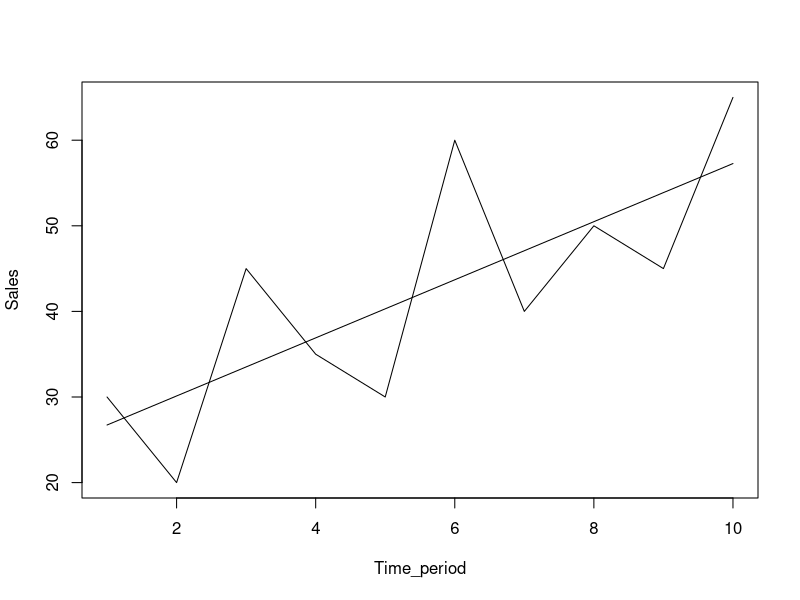
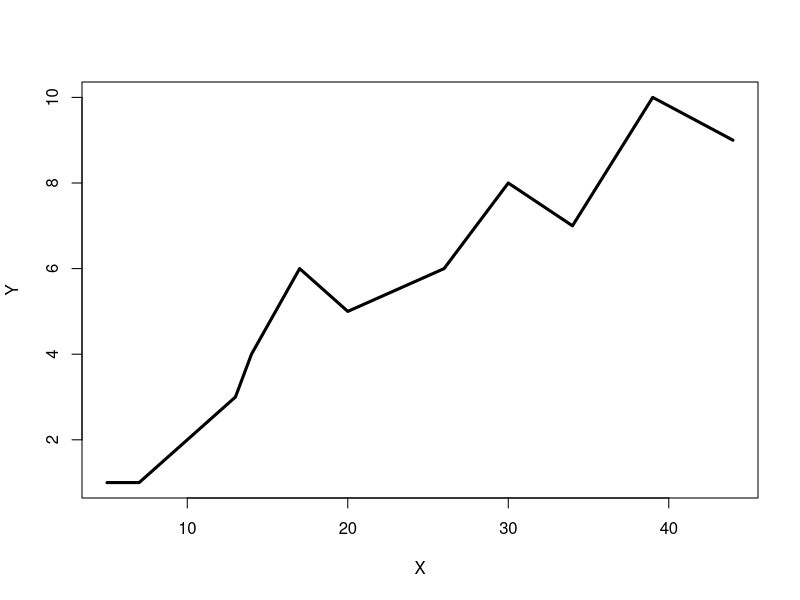
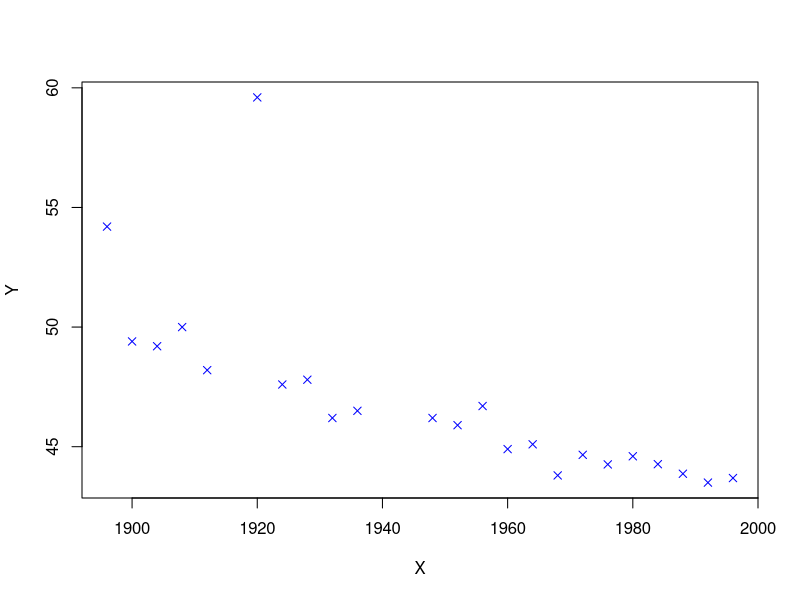
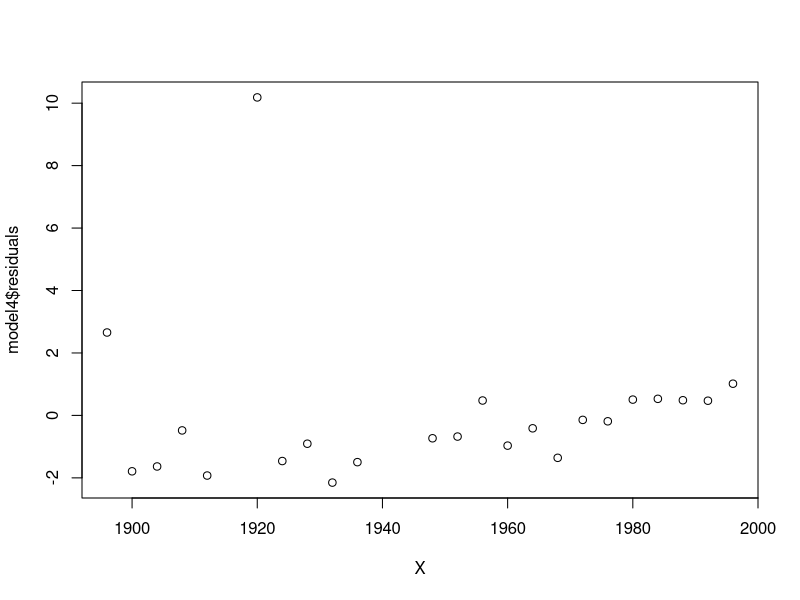
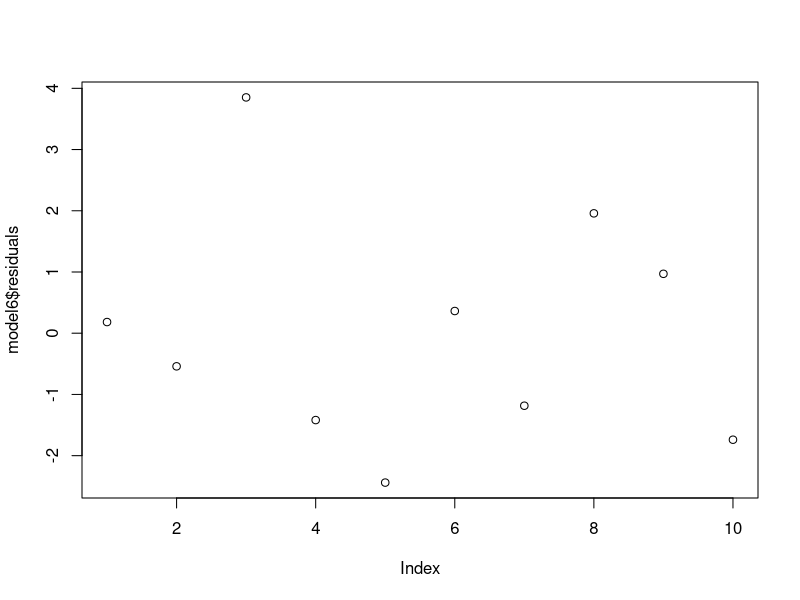

Source code (R) for these figures, in order:
######################################
############# Question 1 #############
######################################

Time_period = 1:10
Sales = c(30,20,45,35,30,60,40,50,45,65)

# part a
mean(Sales)
mean(Time_period)

# part b
model1 = lm(Sales~Time_period)

# part c
# Note we could also use the predict function
fitted_sales = model1$coefficients[1]+model1$coefficients[2]*Time_period

# part d
plot(Time_period,Sales,type='l')
lines(Time_period,fitted_sales)




######################################
############# Question 2 #############
######################################



Unit_produced = c(5,2,8,4,6)
Total_cost = c(25,11,34,23,32)

# part a
model2= lm(Total_cost~Unit_produced)


# part b

Covariance = (sum(c(Unit_produced-mean(Unit_produced))*(c(Total_cost-mean(Total_cost))) ))/(length(Total_cost)-1)
sample_var_x=sum(c(Unit_produced-mean(Unit_produced))^2)/(length(Total_cost)-1)
sample_var_y=sum(c(Total_cost-mean(Total_cost))^2)/(length(Total_cost)-1)

Covariance/sqrt(sample_var_x*sample_var_y)

#using built in R function

cor(Unit_produced,Total_cost)


# part c
Y_fitted =  model2$coefficients[1]+model2$coefficients[2]*Unit_produced
cor(Total_cost,Y_fitted)^2

# R^2 is also shown in the summary function
summary(model2)


######################################
############# Question 3 #############
######################################

# Ozone
X <-c(5, 7, 13, 14, 17, 20, 26, 30, 34, 39, 44)
# Melanoma
Y <-c(1, 1, 3, 4, 6, 5, 6, 8, 7, 10, 9)

# part a
plot(X,Y,type='l',lwd=3)
model3 = lm(Y~X)

# part b  - look for R^2 in summary
summary(model3)


# part c
model3$coefficients[1]+model3$coefficients[2]*40


# part d
# For the confidence interval, we need the sample standard error

Y_fitted = model3$coefficients[1]+model3$coefficients[2]*X

Standard_error_residual = sqrt(sum((Y-Y_fitted)^2)/(length(X)-2))

Standard_error_coeff = Standard_error_residual*sqrt(1/(sum(c(X-mean(X))^2)))

# take quantiles from the student t distribution  
lower_CI = model3$coefficients[2]- qt(0.975,length(X)-2)*Standard_error_coeff
upper_CI=model3$coefficients[2]+ qt(0.975,length(X)-2)*Standard_error_coeff

c(lower_CI,upper_CI)


# part e
#  Look at the F statistic in the last line of the summary. A very small p-value suggests there is statistically significant evidence the model is useful.
summary(model3)



######################################
############# Question 4 #############
######################################


# Year
X <-c(1896, 1900, 1904, 1908, 1912, 1920, 1924, 1928, 1932, 1936, 1948, 1952,1956, 1960, 1964, 1968, 1972, 1976, 1980, 1984, 1988, 1992, 1996)
# Time
Y <-c(54.2, 49.4, 49.2, 50, 48.2, 59.6, 47.6, 47.8, 46.2, 46.5, 46.2, 45.9,46.7, 44.9, 45.1, 43.8, 44.66, 44.26, 44.6, 44.27, 43.87, 43.5, 43.69)


# part a 
plot(X,Y,col='blue',pch=4)

# part b
model4 = lm(Y~X)

# part c
plot(X,model4$residuals)

# part d (have only included the 2000 prediction)
model4$coefficients[1]+model4$coefficients[2]*2000

# In general, we should not use regression toe predict outside the window of data



######################################
############# Question 5 #############
######################################



deom <-c(NA, 1.146, -2.443, 1.497, -0.132, 2.025, 0.737, -1.023, -0.956, 0.385,0.983, 5.092, 3.649, 2.703, -0.271, 2.055, -0.714, 0.653, -0.034, -1.058,-2.051, 1.451, -0.989, 1.358, 0.746, 1.855, -1.894, 0.781, -0.161, 2.233,2.425, 2.169, 0.982, 4.708, 6.063, 9.382, 9.304, 10.69, 6.531, 7.873, 3.882,4.96, 1.301, 1.154, 0.116, 4.928, 2.53, 8.425, 5.291, 5.192, 0.257, 4.402,3.173, 5.104, 4.646, 1.06, -0.758, 4.702, 1.878, 6.62)
AAA <-c(5.94, 6, 6.08, 6.17, 6.14, 6.09, 5.87, 5.84, 5.99, 6.12, 6.42, 6.48,6.52, 6.64, 6.75, 6.73, 6.89, 6.98, 6.98, 7.1, 7.19, 7.29, 7.65, 7.75, 7.72,7.67, 7.66, 7.89, 8.14, 8.21, 8.05, 7.94, 7.88, 7.79, 7.41, 7.17, 7.15,7.27, 7.37, 7.54, 7.58, 7.62, 7.58, 7.48, 7.35, 7.19, 7.19, 7.11, 7.16,7.22, 7.36, 7.34, 7.3, 7.3, 7.27, 7.3, 7.31, 7.26, 7.24, 7.25)
rate34 <-c(5.31, 5.6, 5.49, 5.8, 5.61, 5.28, 5.19, 5.18, 5.3, 5.23, 5.64, 5.62,5.67, 5.83, 5.53, 5.76, 6.09, 6.52, 6.68, 7.07, 7.12, 7.25, 7.85, 8.02,7.87, 7.14, 7.2, 7.59, 7.74, 7.51, 7.46, 7.09, 6.82, 6.22, 5.61, 5.48, 4.78,4.14, 4.64, 5.52, 5.95, 6.2, 6.03, 5.6, 5.26, 4.96, 5.28, 5.37, 5.53, 5.72,6.04, 5.66, 5.75, 5.82, 5.9, 6.11, 6.05, 5.98, 6, 6.24)
D34 <-c(NA, 0.29, -0.11, 0.31, -0.19, -0.33, -0.09, -0.01, 0.12, -0.07, 0.41,-0.02, 0.05, 0.16, -0.3, 0.23, 0.33, 0.43, 0.16, 0.39, 0.05, 0.13, 0.6,0.17, -0.15, -0.73, 0.06, 0.39, 0.15, -0.23, -0.05, -0.37, -0.27, -0.6,-0.61, -0.13, -0.7, -0.64, 0.5, 0.88, 0.43, 0.25, -0.17, -0.43, -0.34, -0.3,0.32, 0.09, 0.16, 0.19, 0.32, -0.38, 0.09, 0.07, 0.08, 0.21, -0.06, -0.07,0.02, 0.24)


# Keep the first 53 rows
deom_reduced=deom[2:54]
AAA_reduced=AAA[2:54]
rate34_reduced=rate34[2:54]
D34_reduced=D34[2:54]


# part a
model5 = lm(deom_reduced~1+AAA_reduced+rate34_reduced+D34_reduced)

# part b - can be done with formulas or by using R
# Using $ we can get many properties of our model

sum(model5$residuals^2)


# part c

# Predict using formula
model5$coefficients[1]+model5$coefficients[2]*AAA[55:60]+model5$coefficients[3]*rate34[55:60]+model5$coefficients[4]*D34[55:60]
# Predict using R function. Note that in the dataframe, they must have the same name as the one used in the model construction.
new_data= data.frame(AAA_reduced=AAA[55:60],rate34_reduced=rate34[55:60],D34_reduced=D34[55:60] )
predict(model5,newdata=new_data)

# part d


model5 = lm(deom[2:60]~1+AAA[2:60]+rate34[2:60]+D34[2:60])

data_summary = summary(model5)

data_summary$coefficients[4,4]
# Since this is >0.05, there is not significant statistical evidience to reject thr hypothesis beta_4=0


######################################
############# Question 6 #############
######################################



compA <-c(7, 11, 11, 3, 2, 3, 21, 1, 11, 10)
compB <-c(26, 52, 55, 71, 31, 54, 47, 40, 66, 68)
compC <-c(60, 20, 22, 6, 44, 22, 26, 34, 12, 14)
heat <-c(78, 104, 109, 102, 74, 93, 115, 83, 113, 109)


# part a
model6 = lm(heat~compA+compB+compC)
        

# part b
plot(model6$residuals)

# part c
predict(model6,data.frame(compA=10,compB=40,compC=30))


# part d

X = cbind(1,compA,compB,compC)
Y = heat

solve(t(X)%*%X)%*%t(X)%*%Y
model6$coefficients

